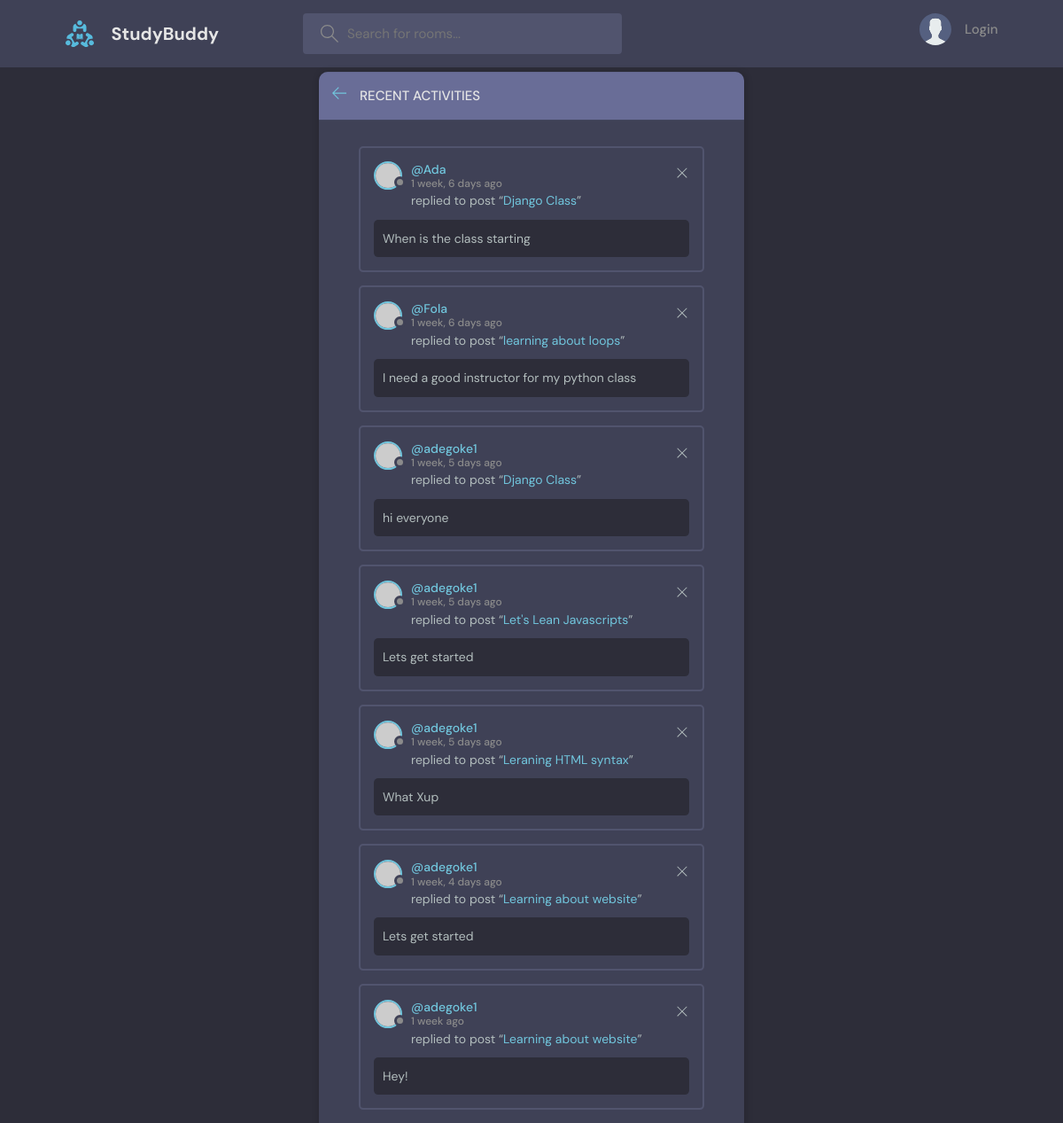
The page /activity/ on the database its author committed.
### tunde/models.py (models this page shows, shortened)
class Message(models.Model):
    user=models.ForeignKey(User, on_delete=models.CASCADE)
    room=models.ForeignKey(Room, on_delete=models.CASCADE)
    body=models.TextField(blank=True)
    created_date=models.DateTimeField(auto_now_add=True)
    updated_date=models.DateTimeField(auto_now=True)

class Room(models.Model):
    host=models.ForeignKey(User,  on_delete=models.SET_NULL, null=True)
    topic=models.ForeignKey(Topic, on_delete=models.SET_NULL, null=True)
    name=models.CharField(max_length=300)
    description=models.TextField(blank=True)
    participants=models.ManyToManyField(User, related_name='participants', blank=True)
    created_date=models.DateTimeField(auto_now_add=True)
    updated_date=models.DateTimeField(auto_now=True)
    class Meta:
        ordering = ['-created_date', '-updated_date']
    def __str__(self):
        return self.name

### tunde/views.py (the view)
# urls.py: path('activity/', views.activityPage, name='activity'),
def activityPage(request):
    room_messages = Message.objects.all()
    context={'room_messages': room_messages}
    return render(request, 'tunde/activity.html', context)

### tunde/templates/tunde/activity.html
{% extends 'main.html' %}
{% block content %}
<main class="layout">
  <div class="container">
    <div class="layout__box">
      <div class="layout__boxHeader">
        <div class="layout__boxTitle">
          <a href="{% url 'home' %}">
            <svg version="1.1" xmlns="http://www.w3.org/2000/svg" width="32" height="32" viewBox="0 0 32 32">
              <title>arrow-left</title>
              <path
                d="M13.723 2.286l-13.723 13.714 13.719 13.714 1.616-1.611-10.96-10.96h27.625v-2.286h-27.625l10.965-10.965-1.616-1.607z"
              ></path>
            </svg>
          </a>
          <h3>Recent Activities</h3>
        </div>
      </div>
      <div class="activities-page layout__body">
        {% for message in room_messages %}
        <div class="activities__box">
          <div class="activities__boxHeader roomListRoom__header">
            <a href="{% url 'profile' message.user.id %}" class="roomListRoom__author">
              <div class="avatar avatar--small">
                <img src="https://randomuser.me/api/portraits/women/11.jpg" />
              </div>
              <p>
                @{{message.user.username}}
                <span>{{message.created_date|timesince}} ago</span>
              </p>
            </a>
            <div class="roomListRoom__actions">
              <a href="{% url 'delete-message' message.id %}">
                <svg version="1.1" xmlns="http://www.w3.org/2000/svg" width="32" height="32" viewBox="0 0 32 32">
                  <title>remove</title>
                  <path
                    d="M27.314 6.019l-1.333-1.333-9.98 9.981-9.981-9.981-1.333 1.333 9.981 9.981-9.981 9.98 1.333 1.333 9.981-9.98 9.98 9.98 1.333-1.333-9.98-9.98 9.98-9.981z"
                  ></path>
                </svg>
              </a>
            </div>
          </div>
          <div class="activities__boxContent">
            <p>replied to post “<a href="{% url 'room' message.id %}">{{message.room}}</a>”</p>
            <div class="activities__boxRoomContent">
              {{message.body}}
            </div>
          </div>
        </div>
        {% endfor %}
      </div>
    </div>
  </div>
</main>
{% endblock content %}

### static/styles/style.css (style rules this page uses)
:root { --color-main: #71c6dd; --color-main-light: #e1f6fb; --color-dark: #3f4156; --color-dark-medium: #51546e; --color-dark-light: #696d97; --color-light: #e5e5e5; --color-gray: #8b8b8b; --color-light-gray: #b2bdbd; --color-bg: #2d2d39; --color-success: #5dd693; --color-error: #fc4b0b; }
* { font-family: "DM Sans", -apple-system, BlinkMacSystemFont, "Segoe UI", Roboto, Oxygen, Ubuntu, Cantarell, "Open Sans", "Helvetica Neue", sans-serif; margin: 0; padding: 0; box-sizing: border-box; text-rendering: optimizeLegibility; font-size: inherit; }
html { font-size: 56.25%; }
@media only screen and (min-width: 1200px) { html { font-size: 62.5%; } }
body { line-height: 1.6; font-weight: 400; font-size: 1.5rem; color: var(--color-light-gray); background-color: var(--color-bg); min-height: 100vh; }
img { width: 100%; }
a { display: inline-block; color: var(--color-main); text-decoration: none; }
.container { max-width: 120rem; width: 90%; margin: auto; }
.avatar { position: relative; display: inline-block; border-radius: 50%; border: 2px solid var(--color-main); }
.avatar img { display: block; border-radius: 50%; object-fit: cover; object-position: center; }
.avatar::after { content: ""; display: block; position: absolute; background-color: var(--color-gray); z-index: 111; border-radius: 50%; border: 0.3rem solid var(--color-dark); }
.avatar.avatar--small img { width: 2.8rem; height: 2.8rem; }
.avatar.avatar--small:after { width: 0.7rem; height: 0.7rem; bottom: 0px; right: -6px; }
.layout { margin-top: 2.4rem; }
.layout > .container { display: flex; justify-content: space-between; align-items: flex-start; }
.layout__box { width: 90%; max-width: 48rem; min-height: 40rem; position: absolute; top: 50%; left: 50%; transform: translate(-50%, -46%); background-color: var(--color-dark); border-radius: 1rem; box-shadow: 1px 1px 6px 3px rgba(0, 0, 0, 0.1); overflow: hidden; }
.layout__boxHeader { display: flex; padding: 1.5rem; background-color: var(--color-dark-light); }
.layout__boxTitle { display: flex; gap: 1.5rem; align-items: center; }
.layout__boxTitle h3 { text-transform: uppercase; font-weight: 500; color: var(--color-light); }
.layout__boxTitle svg { width: 1.6rem; height: 1.6rem; fill: var(--color-main); }
.layout__body { margin: 3rem; }
.roomListRoom__header { display: flex; justify-content: space-between; align-items: center; }
.roomListRoom__author { font-weight: 500; display: flex; align-items: center; gap: 1rem; }
.roomListRoom__actions { display: flex; align-items: flex-start; gap: 1rem; position: relative; }
.roomListRoom__actions svg { fill: var(--color-main); width: 1.6rem; height: 1.6rem; }
.activities__box { margin: 1.5rem; padding: 1.5rem; border: 2px solid var(--color-dark-medium); border-radius: 5px; }
.activities__boxHeader p { font-size: 1.4rem; line-height: 1.3; }
.activities__boxHeader p span { color: var(--color-gray); font-size: 1.2rem; display: block; }
.activities__boxContent { margin-left: 4.2rem; }
.activities__boxContent { font-size: 1.4rem; }
.activities__boxRoomContent { background: var(--color-bg); padding: 1rem; border-radius: 5px; margin-top: 1rem; margin-left: -4.2rem; }
.roomListRoom__actions svg { fill: var(--color-light-gray); }

### rows shown on the page
Message: user.username "Ada", created_date "1 week, 6 days", room "Django Class", body "When is the class starting"
Message: user.username "Fola", created_date "1 week, 6 days", room "learning about loops", body "I need a good instructor for my python class"
Message: user.username "adegoke1", created_date "1 week, 5 days", room "Django Class", body "hi everyone"
Message: user.username "adegoke1", created_date "1 week, 5 days", room "Let's Lean Javascripts", body "Lets get started"
Message: user.username "adegoke1", created_date "1 week, 5 days", room "Leraning HTML syntax", body "What Xup"
Message: user.username "adegoke1", created_date "1 week, 4 days", room "Learning about website", body "Lets get started"
Message: user.username "adegoke1", created_date "1 week", room "Learning about website", body "Hey!"
